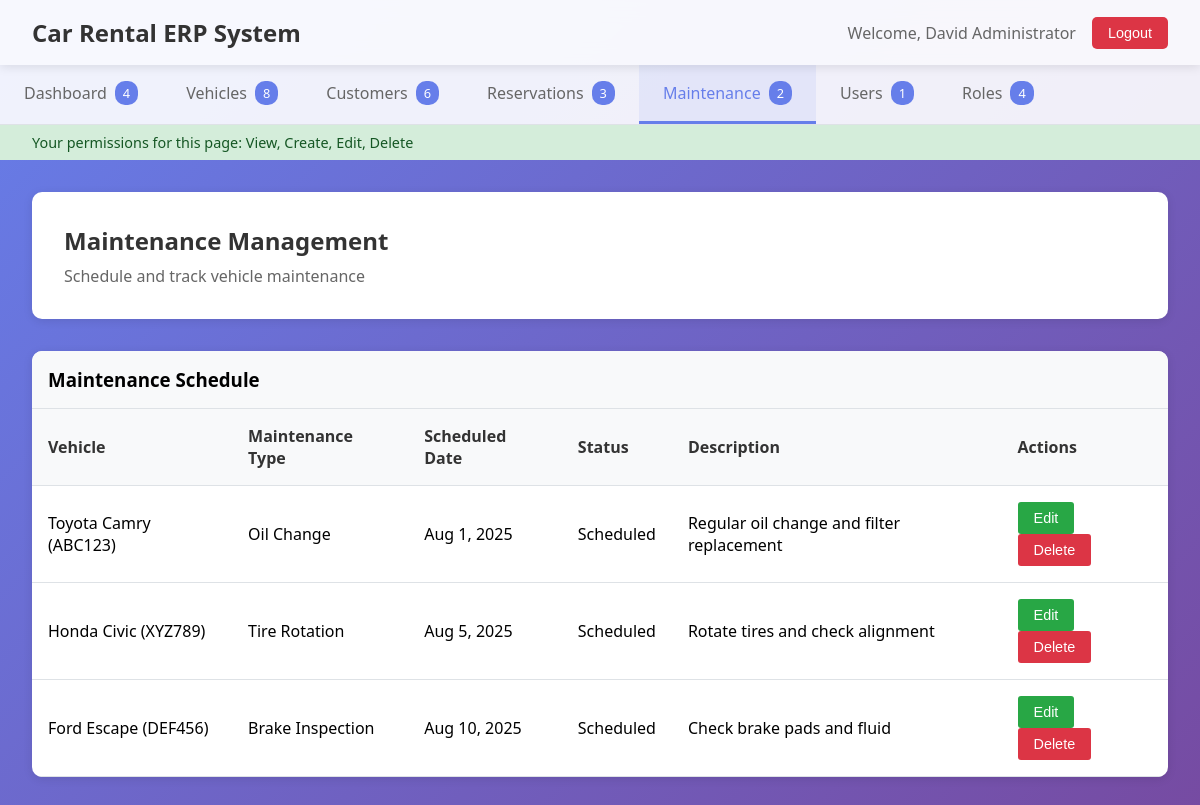
Screenshot of /simple_erp_modular.php?page=maintenance (signed in) with the database file from the repository.
### tables this page shows
CREATE TABLE IF NOT EXISTS maintenance_schedules (
    id INT AUTO_INCREMENT PRIMARY KEY,
    vehicle_id INT NOT NULL,
    maintenance_type VARCHAR(100) NOT NULL,
    scheduled_date DATE NOT NULL,
    completed_date DATE,
    cost DECIMAL(10,2),
    description TEXT,
    status ENUM('scheduled', 'in_progress', 'completed', 'cancelled') DEFAULT 'scheduled',
    created_at TIMESTAMP DEFAULT CURRENT_TIMESTAMP,
    updated_at TIMESTAMP DEFAULT CURRENT_TIMESTAMP ON UPDATE CURRENT_TIMESTAMP,
    FOREIGN KEY (vehicle_id) REFERENCES vehicles(id) ON DELETE CASCADE
);

### pages/maintenance.php (the view, shortened to what this page needs)
<div class="page-header">
    <h2>Maintenance Management</h2>
    <p>Schedule and track vehicle maintenance</p>
</div>
<div class="data-table">
    <h3 style="padding: 1rem; margin: 0; background: #f8f9fa; border-bottom: 1px solid #dee2e6;">Maintenance Schedule</h3>
    <table>
        <thead>
            <tr>
                <th>Vehicle</th>
                <th>Maintenance Type</th>
                <th>Scheduled Date</th>
                <th>Status</th>
                <th>Description</th>
                <th>Actions</th>
            </tr>
        </thead>
        <tbody>
            <?php
            $stmt = $pdo->query("
                SELECT m.*, CONCAT(v.make, ' ', v.model, ' (', v.license_plate, ')') as vehicle_name
                FROM maintenance_schedules m
                JOIN vehicles v ON m.vehicle_id = v.id
                ORDER BY m.scheduled_date
            ");
            while ($row = $stmt->fetch()) {
                echo "<tr>";
                echo "<td>" . htmlspecialchars($row['vehicle_name']) . "</td>";
                echo "<td>" . htmlspecialchars($row['maintenance_type']) . "</td>";
                echo "<td>" . date('M j, Y', strtotime($row['scheduled_date'])) . "</td>";
                echo "<td>" . ucfirst($row['status']) . "</td>";
                echo "<td>" . htmlspecialchars($row['description']) . "</td>";
                echo "<td>";
                echo "<button class='btn-edit' onclick='editMaintenance(" . $row['id'] . ")'>Edit</button>";
                echo "<button class='btn-delete' onclick='deleteMaintenance(" . $row['id'] . ")'>Delete</button>";
                echo "</td>";
                echo "</tr>";
            }
            ?>
        </tbody>
    </table>
</div>

### simple_erp_modular.php (style rules this page uses)
* { margin: 0; padding: 0; box-sizing: border-box; }
body { font-family: 'Segoe UI', Tahoma, Geneva, Verdana, sans-serif; background: linear-gradient(135deg, #667eea 0%, #764ba2 100%); min-height: 100vh; }
.page-header { background: white; padding: 2rem; border-radius: 10px; margin-bottom: 2rem; box-shadow: 0 2px 10px rgba(0, 0, 0, 0.1); }
.page-header h2 { color: #333; margin-bottom: 0.5rem; }
.page-header p { color: #666; }
.data-table { background: white; border-radius: 10px; box-shadow: 0 2px 10px rgba(0, 0, 0, 0.1); overflow: hidden; }
.data-table table { width: 100%; border-collapse: collapse; }
.data-table th, .data-table td { padding: 1rem; text-align: left; border-bottom: 1px solid #dee2e6; }
.data-table th { background: #f8f9fa; font-weight: 600; color: #333; }
.btn-edit { background: #28a745; color: white; border: none; padding: 0.5rem 1rem; border-radius: 3px; cursor: pointer; font-size: 0.9rem; margin-right: 0.5rem; }
.btn-delete { background: #dc3545; color: white; border: none; padding: 0.5rem 1rem; border-radius: 3px; cursor: pointer; font-size: 0.9rem; }

### rows the page displays
maintenance_schedules: vehicle_name "Toyota Camry (ABC123)", maintenance_type "Oil Change", scheduled_date "Aug 1, 2025", status "Scheduled", description "Regular oil change and filter replacement"
maintenance_schedules: vehicle_name "Honda Civic (XYZ789)", maintenance_type "Tire Rotation", scheduled_date "Aug 5, 2025", status "Scheduled", description "Rotate tires and check alignment"
maintenance_schedules: vehicle_name "Ford Escape (DEF456)", maintenance_type "Brake Inspection", scheduled_date "Aug 10, 2025", status "Scheduled", description "Check brake pads and fluid"

### other values shown
$_SESSION['user_name'] "David Administrator"
